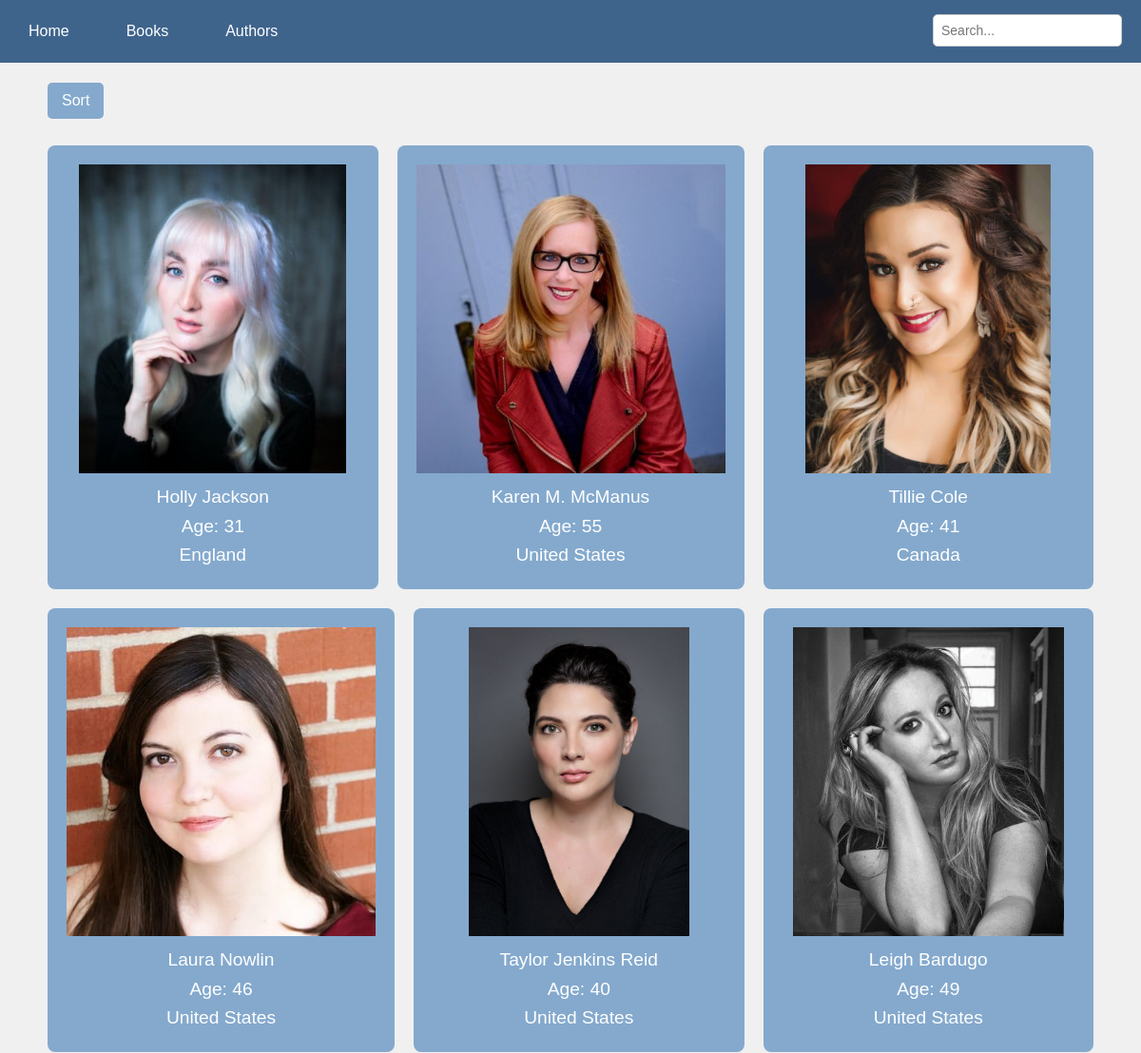
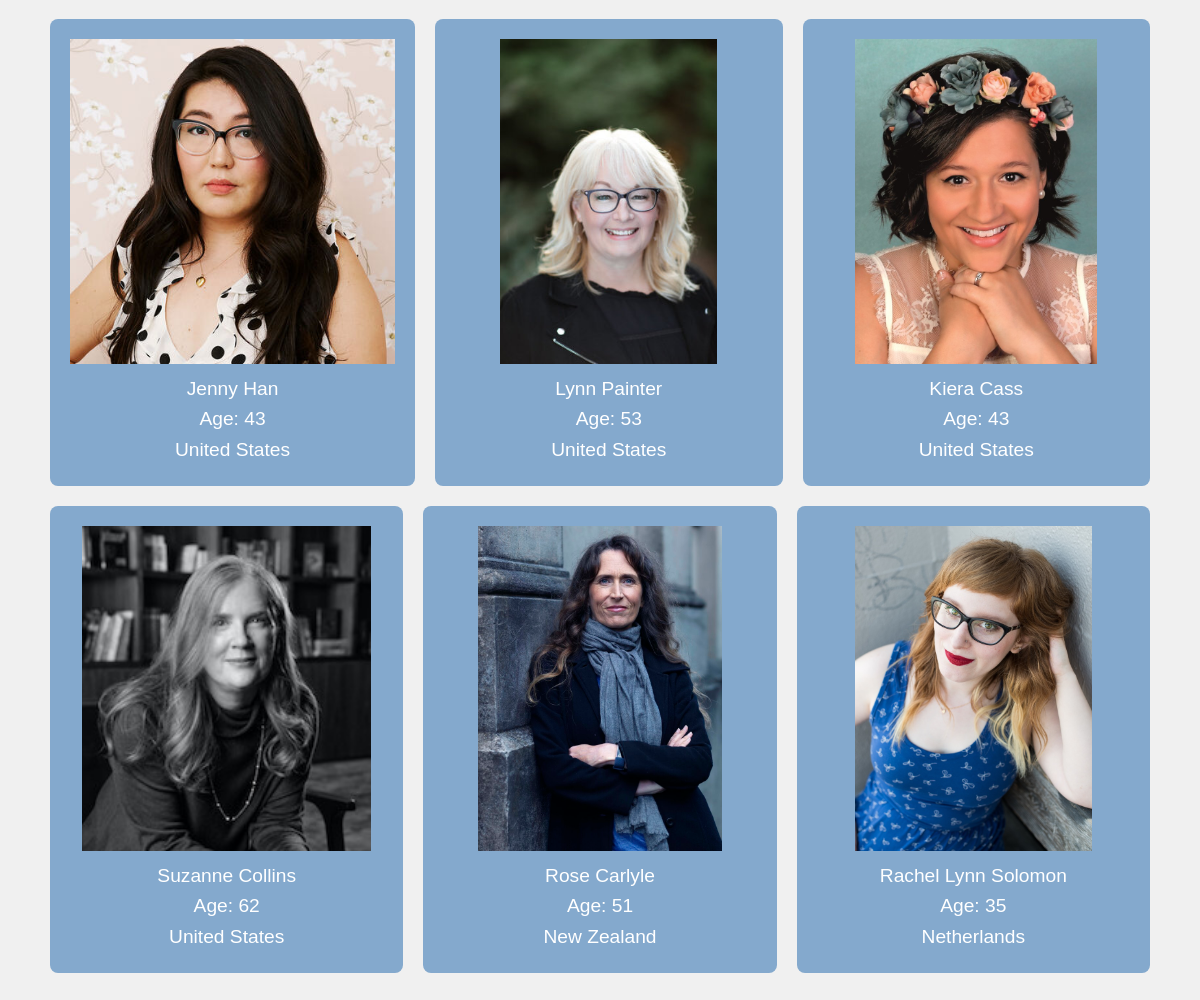
The app's page /authors with its own data (2 pictures, top to bottom).
### tables this page shows
CREATE TABLE authors (author_id INTEGER PRIMARY KEY ASC AUTOINCREMENT, author TEXT, name TEXT, age INTEGER, country TEXT);

### main.py (the view)
@app.route('/authors')
def render_authors():
    sorting = sort('author_id')
    author_query = "SELECT author, name, age, country FROM authors ORDER BY " + sorting[0] +" "+ sorting[1]
    author_list = connect_query(author_query)
    return render_template('authors.html', authors=author_list, order=sorting[2])

### main.py (called while the page is built)
def create_connection(db_file):
    try:
        connection = sqlite3.connect(db_file)
        return connection
    except Error as e:
        print(e)
        return None

def connect_query(query):
    con = create_connection(DATABASE)
    cur = con.cursor()
    cur.execute(query)
    result = cur.fetchall()
    con.close()
    return result

def sort(default):
    sort = request.args.get('sort', default)
    order = request.args.get('order', 'asc')
    if order == 'asc':
        new_order = 'desc'
    else:
        new_order = 'asc'
    return sort, order, new_order

### templates/authors.html (shortened to what this page needs)
{% extends "base.html" %}
    {% block main %}
        <div class="sort-dropdown">
            <button class="dropbtn">Sort</button>
        </div>
        <article>
            {% for author in authors %}
                <div class="author">
                    <img src="/static/authors/{{ author[0] }}" alt="{{ author[1] }}">
                    <a href="/author/{{author[1]}}" class="name">
                        <p>{{ author[1] }}</p>
                    </a>
                    <p>Age: {{author[2]}}</p>
                    <p>{{author[3]}}</p>
                </div>
            {% endfor %}
        </article>
    {% endblock %}

### templates/base.html (shortened to what this page needs)
<!DOCTYPE html>
<html>
    <head>
      <link rel="stylesheet" href="/static/css/style.css">
    </head>
    <body>
        <nav class="navbar">
            <ul class="nav-list">
                <li class="nav-item"><a href="/" class="nav-link">Home</a></li>
                <li class="nav-item"><a href="/books" class="nav-link">Books</a></li>
                <li class="nav-item"><a href="/authors" class="nav-link">Authors</a></li>
            </ul>
            <div class="searchbar">
                <form method="POST" action="/search">
                    <input type="text" name="search" id="search" placeholder="Search...">
                </form>
            </div>
        </nav>
        <main>
            {% block main %}{% endblock %}
        </main>
    </body>
</html>

### static/css/style.css (style rules this page uses)
* { margin: 0; padding: 0; box-sizing: border-box; }
body { font-family: Arial, sans-serif; line-height: 1.6; background-color: #f0f0f0; color: #333; }
main { padding: 20px; margin: 20px; }
.navbar { background-color: #3F648C; padding: 10px 0; display: flex; }
.nav-list { list-style: none; display: flex; justify-content: left; }
.searchbar { display: flex; width: auto; justify-content: right; margin-left: auto; }
form { border: 1px; border-color: white; padding: 5px; margin-right: 15px; }
.searchbar input[type="text"] { width: 100%; padding: 8px; border: 1px solid #ccc; border-radius: 5px; font-size: 14px; }
.nav-item { margin: 0 15px; }
.nav-link { color: white; text-decoration: none; padding: 10px 15px; display: block; transition: background-color 0.3s ease; }
.sort-dropdown { position: relative; display: inline-block; margin-bottom: 20px; padding-left: 10px; }
.dropbtn { background-color: #84A9CD; color: white; padding: 10px 15px; font-size: 16px; border: none; cursor: pointer; border-radius: 5px; }
article { display: flex; flex-wrap: wrap; gap: 20px; width: 100%; padding: 10px; margin-top: 10px; }
.book, .author { flex: 1 1 calc(25% - 20px); background-color: #84A9CD; color: white; padding: 20px; text-align: center; border-radius: 8px; font-size: 1.2rem; }
img { height: 325px; }
button { position: absolute; top: 50%; transform: translateY(-50%); background-color: rgba(0, 0, 0, 0.5); color: white; border: none; padding: 10px; cursor: pointer; z-index: 1; font-size: 24px; }
.name { color: #ffffff; text-decoration: none; }

### records on screen
authors: author (picture), name "Holly Jackson", age "31", country "England"
authors: author (picture), name "Karen M. McManus", age "55", country "United States"
authors: author (picture), name "Tillie Cole", age "41", country "Canada"
authors: author (picture), name "Laura Nowlin", age "46", country "United States"
authors: author (picture), name "Taylor Jenkins Reid", age "40", country "United States"
authors: author (picture), name "Leigh Bardugo", age "49", country "United States"
authors: author (picture), name "Jenny Han", age "43", country "United States"
authors: author (picture), name "Lynn Painter", age "53", country "United States"
authors: author (picture), name "Kiera Cass", age "43", country "United States"
authors: author (picture), name "Suzanne Collins", age "62", country "United States"
authors: author (picture), name "Rose Carlyle", age "51", country "New Zealand"
authors: author (picture), name "Rachel Lynn Solomon", age "35", country "Netherlands"
